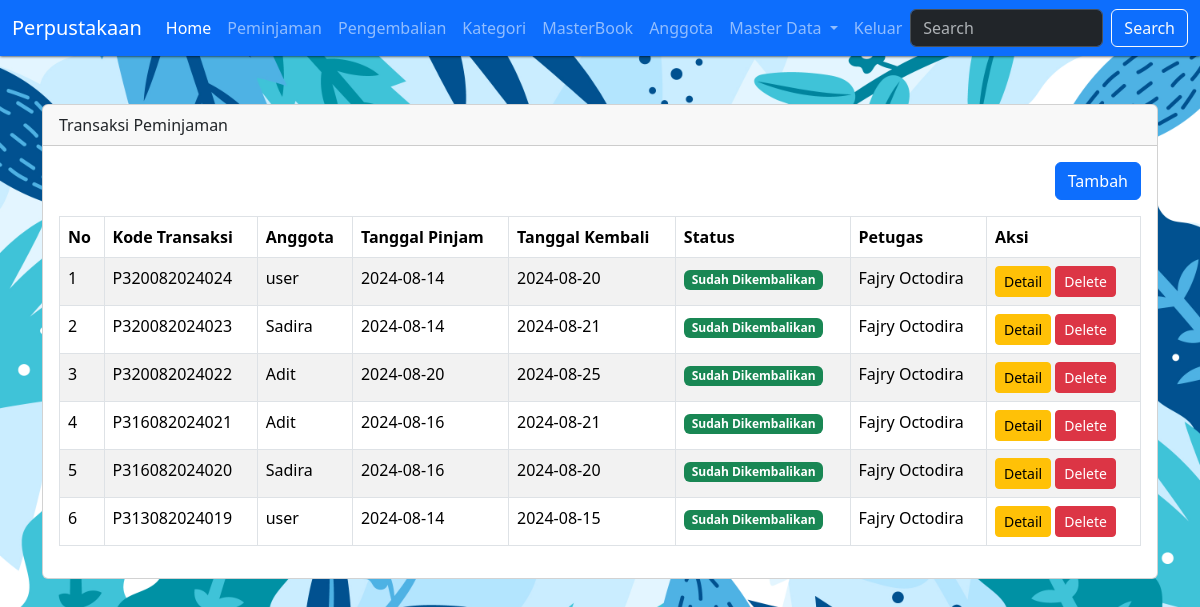
Page /?pg=peminjaman on the committed database.
### tables this page shows
CREATE TABLE `peminjaman` (
  `id` int(11) NOT NULL,
  `kode_transaksi` varchar(30) NOT NULL,
  `tgl_pinjam` date NOT NULL,
  `tgl_kembali` date NOT NULL,
  `status` tinyint(1) NOT NULL,
  `created_at` timestamp NOT NULL DEFAULT current_timestamp(),
  `updated_at` timestamp NOT NULL DEFAULT current_timestamp() ON UPDATE current_timestamp(),
  `deleted_at` tinyint(1) NOT NULL DEFAULT 0,
  `id_anggota` int(11) NOT NULL,
  `id_user` int(11) NOT NULL
);

CREATE TABLE `anggota` (
  `id` int(11) NOT NULL,
  `nisn` varchar(16) NOT NULL,
  `nama_lengkap` varchar(50) NOT NULL,
  `jenis_kelamin` enum('Laki-laki','Perempuan','','') NOT NULL,
  `no_telp` varchar(13) NOT NULL,
  `alamat` text NOT NULL,
  `created_at` timestamp NOT NULL DEFAULT current_timestamp(),
  `updated_at` timestamp NOT NULL DEFAULT current_timestamp() ON UPDATE current_timestamp()
);

CREATE TABLE `user` (
  `id` int(11) NOT NULL,
  `id_level` int(11) NOT NULL,
  `nama_lengkap` varchar(50) NOT NULL,
  `email` varchar(50) NOT NULL,
  `password` varchar(100) NOT NULL,
  `created_at` timestamp NOT NULL DEFAULT current_timestamp(),
  `deleted_at` timestamp NOT NULL DEFAULT current_timestamp() ON UPDATE current_timestamp()
);

### contents/peminjaman.php (the view, shortened to what this page needs)
<?php
$queryPinjam = mysqli_query($koneksi, "SELECT anggota.nama_lengkap as nama_anggota, user.nama_lengkap, peminjaman.* FROM peminjaman LEFT JOIN anggota ON anggota.id = peminjaman.id_anggota LEFT JOIN user ON user.id = peminjaman.id_user WHERE peminjaman.deleted_at = 0 ORDER BY id DESC");
?>
<div class="container mt-5">
    <div class="row">
        <div class="col-sm-12">
            <div class="card">
                <div class="card-header">Transaksi Peminjaman</div>
                <div class="card-body">
                    <div align="right" class="mb-3">
                        <a href="?pg=tambah-peminjaman" class="btn btn-primary">Tambah</a>
                    </div>
                    <table class="table table-bordered table-striped">
                        <thead>
                            <tr>
                                <th>No</th>
                                <th>Kode Transaksi</th>
                                <th>Anggota</th>
                                <th>Tanggal Pinjam</th>
                                <th>Tanggal Kembali</th>
                                <th>Status</th>
                                <th>Petugas</th>
                                <th>Aksi</th>
                            </tr>
                        </thead>
                        <tbody>
                            <?php $no = 1;
                            while ($rowPinjam = mysqli_fetch_assoc($queryPinjam)) : ?>
                                <tr>
                                    <td><?= $no++ ?></td>
                                    <td><?= $rowPinjam['kode_transaksi'] ?></td>
                                    <td><?= $rowPinjam['nama_anggota'] ?></td>
                                    <td><?= $rowPinjam['tgl_pinjam'] ?></td>
                                    <td><?= $rowPinjam['tgl_kembali'] ?></td>
                                    <td> <?= getStatus($rowPinjam['status']) ?></td>
                                    <td><?= $rowPinjam['nama_lengkap'] ?></td>
                                    <td>
                                        <a class="btn btn-sm btn-warning" href="?pg=tambah-peminjaman&detail=<?= $rowPinjam['id'] ?>">Detail</a>
                                        <a onclick="return confirm('Apakah anda ingin menghapus data ini?')" href="?pg=tambah-peminjaman&delete=<?= $rowPinjam['id'] ?>" class="btn btn-sm btn-danger">Delete</a>
                                    </td>
                                </tr>
                            <?php endwhile ?>
                        </tbody>
                    </table>
                </div>
            </div>
        </div>
    </div>
</div>

### index.php (shortened to what this page needs)
<?php
include 'function/helper.php';
?>
<!DOCTYPE html>
<html lang="en">
<head>
    <link rel="stylesheet" href="assets/css/bootstrap.min.css">
</head>
<body>
    <div class="wrapper">
        <nav class="menu navbar navbar-expand-lg bg-primary" data-bs-theme="dark">
            <div class="container-fluid">
                <a class="navbar-brand" href="#">Perpustakaan</a>
                <div class="collapse navbar-collapse" id="navbarSupportedContent">
                    <ul class="navbar-nav me-auto mb-2 mb-lg-0">
                        <li class="nav-item">
                            <a class="nav-link active" aria-current="page" href="?pg=home">Home</a>
                        </li>
                        <li class="nav-item">
                            <a class="nav-link" href="?pg=peminjaman">Peminjaman</a>
                        </li>
                        <li class="nav-item">
                            <a class="nav-link" href="?pg=pengembalian">Pengembalian</a>
                        </li>
                        <li class="nav-item">
                            <a class="nav-link" href="?pg=kategori">Kategori</a>
                        </li>
                        <li class="nav-item">
                            <a class="nav-link" href="?pg=buku">MasterBook</a>
                        </li>
                        <li class="nav-item">
                            <a class="nav-link" href="?pg=anggota">Anggota</a>
                        </li>
                        <li class="nav-item dropdown">
                            <a class="nav-link dropdown-toggle" href="#" role="button" data-bs-toggle="dropdown" aria-expanded="false">
                                Master Data
                            </a>
                        </li>
                        <li class="nav-item">
                            <a href="keluar.php" class="nav-link" aria-disabled="true">Keluar</a>
                        </li>
                    </ul>
                    <form class="d-flex" role="search">
                        <input class="form-control me-2" type="search" placeholder="Search" aria-label="Search">
                        <button class="btn btn-outline-light" type="submit">Search</button>
                    </form>
                </div>
            </div>
        </nav>
        <?php
        if (isset($_GET['pg'])) {
            if (file_exists('contents/' . $_GET['pg'] . '.php')) {
                include 'contents/' . $_GET['pg'] . '.php';
            } else {
                echo "not found";
            }
        } else {
            include 'contents/home.php';
        }
        ?>
    </div>
</body>
</html>

### function/helper.php (shortened to what this page needs)
<?php
function getStatus($status)
{
    switch ($status) {
        case '2':
            $label = '<span class="badge text-bg-success">Sudah Dikembalikan</span>';
            break;
    }
    return $label;
}

### index.php (style rules this page uses)
body { background: url('assets/img/bg3.jpg'); background-size: cover; }
nav.menu { background-color: white; box-shadow: 0 0 3px black; }

### rows in the picture
peminjaman: kode_transaksi "P320082024024", id_anggota.nama_lengkap "user", tgl_pinjam "2024-08-14", tgl_kembali "2024-08-20", status "Sudah Dikembalikan", id_user.nama_lengkap "Fajry Octodira"
peminjaman: kode_transaksi "P320082024023", id_anggota.nama_lengkap "Sadira", tgl_pinjam "2024-08-14", tgl_kembali "2024-08-21", status "Sudah Dikembalikan", id_user.nama_lengkap "Fajry Octodira"
peminjaman: kode_transaksi "P320082024022", id_anggota.nama_lengkap "Adit", tgl_pinjam "2024-08-20", tgl_kembali "2024-08-25", status "Sudah Dikembalikan", id_user.nama_lengkap "Fajry Octodira"
peminjaman: kode_transaksi "P316082024021", id_anggota.nama_lengkap "Adit", tgl_pinjam "2024-08-16", tgl_kembali "2024-08-21", status "Sudah Dikembalikan", id_user.nama_lengkap "Fajry Octodira"
peminjaman: kode_transaksi "P316082024020", id_anggota.nama_lengkap "Sadira", tgl_pinjam "2024-08-16", tgl_kembali "2024-08-20", status "Sudah Dikembalikan", id_user.nama_lengkap "Fajry Octodira"
peminjaman: kode_transaksi "P313082024019", id_anggota.nama_lengkap "user", tgl_pinjam "2024-08-14", tgl_kembali "2024-08-15", status "Sudah Dikembalikan", id_user.nama_lengkap "Fajry Octodira"
